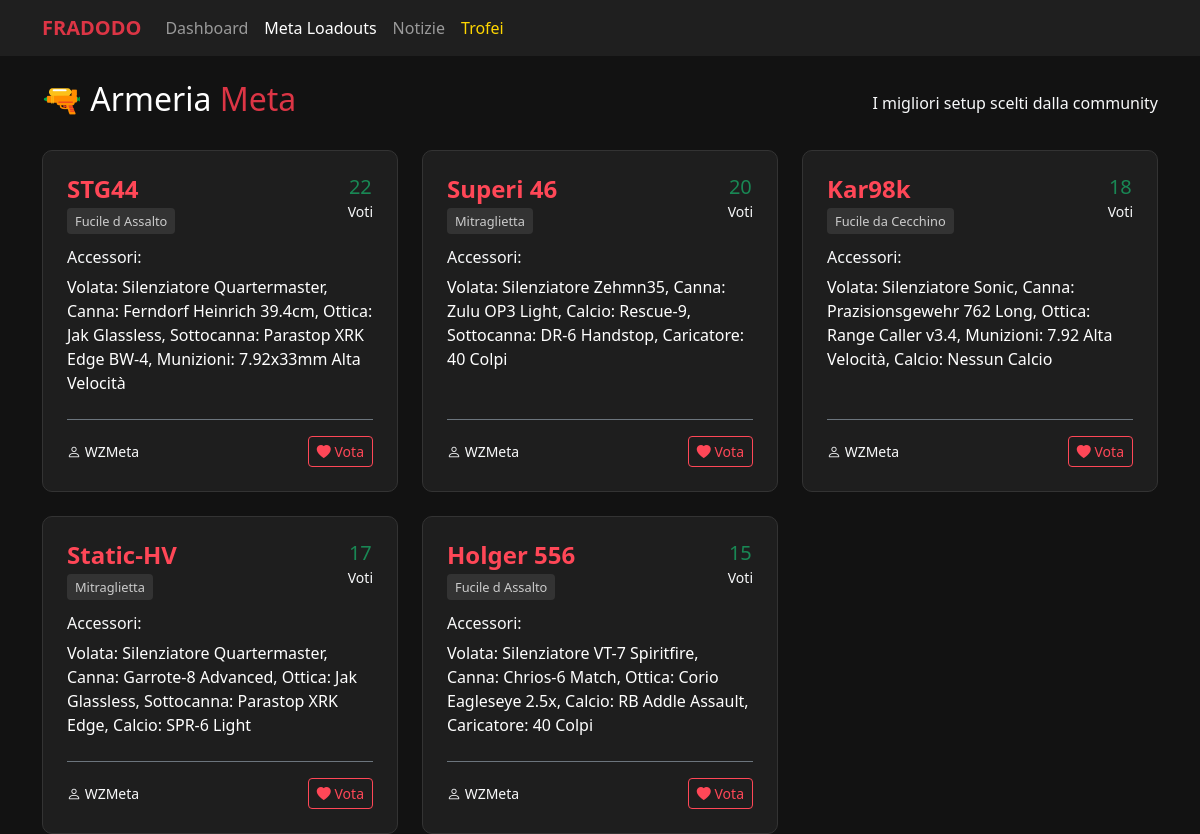
The page /loadouts on the database its author committed.
### tables this page shows
CREATE TABLE loadouts (id INTEGER PRIMARY KEY AUTOINCREMENT, weapon_name TEXT NOT NULL, category TEXT NOT NULL, attachments TEXT NOT NULL, author_id TEXT NOT NULL, author_name TEXT NOT NULL, votes INTEGER DEFAULT 0, created_at TIMESTAMP DEFAULT CURRENT_TIMESTAMP);

### web/app.py (the view)
@app.get("/loadouts", response_class=HTMLResponse)
async def loadouts(request: Request):
    loadouts_data = database.get_all_loadouts()
    return templates.TemplateResponse(request=request, name="loadouts.html", context={"loadouts": loadouts_data})

### web/templates/loadouts.html (shortened to what this page needs)
<!DOCTYPE html>
<html lang="it">
<head>
    <link href="https://cdn.jsdelivr.net/npm/bootstrap@5.3.0/dist/css/bootstrap.min.css" rel="stylesheet">
    <link rel="stylesheet" href="https://cdn.jsdelivr.net/npm/bootstrap-icons@1.11.1/font/bootstrap-icons.css">
</head>
<body>
    <nav class="navbar navbar-expand-lg navbar-dark mb-4">
        <div class="container">
            <a class="navbar-brand text-danger fw-bold" href="/">FRADODO</a>
            <div class="collapse navbar-collapse">
                <ul class="navbar-nav me-auto">
                    <li class="nav-item"><a class="nav-link" href="/">Dashboard</a></li>
                    <li class="nav-item"><a class="nav-link active" href="/loadouts">Meta Loadouts</a></li>
                    <li class="nav-item"><a class="nav-link" href="/news">Notizie</a></li>
                    <li class="nav-item"><a class="nav-link" href="/trofei" style="color:#ffd700;">Trofei</a></li>
                </ul>
            </div>
        </div>
    </nav>
    <div class="container">
        <div class="d-flex justify-content-between align-items-center mb-4">
            <h2>🔫 Armeria <span class="text-danger">Meta</span></h2>
            <p class="text-light mb-0">I migliori setup scelti dalla community</p>
        </div>
        <div class="row g-4">
            {% if loadouts %}
                {% for loadout in loadouts %}
                <div class="col-md-6 col-lg-4">
                    <div class="loadout-card p-4 h-100 d-flex flex-column">
                        <div class="d-flex justify-content-between align-items-start mb-3">
                            <div>
                                <h4 class="weapon-title mb-1">{{ loadout.weapon_name }}</h4>
                                <span class="category-badge">{{ loadout.category }}</span>
                            </div>
                            <div class="text-center">
                                <h5 class="mb-0 text-success" id="votes-{{ loadout.id }}">{{ loadout.votes }}</h5>
                                <small class="text-light">Voti</small>
                            </div>
                        </div>
                        <div class="mb-4 flex-grow-1">
                            <h6 class="text-light mb-2">Accessori:</h6>
                            <p class="mb-0 fs-6">{{ loadout.attachments }}</p>
                        </div>
                        <div class="d-flex justify-content-between align-items-center mt-auto pt-3 border-top border-secondary">
                            <small class="text-light"><i class="bi bi-person"></i> {{ loadout.author_name }}</small>
                            <button class="btn vote-btn btn-sm" onclick="voteLoadout({{ loadout.id }})">
                                <i class="bi bi-heart-fill"></i> Vota
                            </button>
                        </div>
                    </div>
                </div>
                {% endfor %}
            {% else %}
                <div class="col-12 text-center py-5">
                    <i class="bi bi-inbox fs-1 text-light"></i>
                    <h4 class="text-light mt-3">L'armeria è vuota!</h4>
                    <p class="text-light">Proponi il primo loadout dal canale Discord dedicato usando il bottone "Proponi un Loadout".</p>
                </div>
            {% endif %}
        </div>
    </div>
</body>
</html>

### web/templates/loadouts.html (style rules this page uses)
body { background-color: #121212; color: #ffffff; }
.navbar { background-color: #1f1f1f !important; }
.loadout-card { background-color: #1e1e1e; border: 1px solid #333; border-radius: 10px; transition: transform 0.2s; }
.weapon-title { color: #ff4757; font-weight: bold; }
.category-badge { background-color: #333; color: #ccc; font-size: 0.8rem; padding: 4px 8px; border-radius: 4px; }
.vote-btn { background-color: transparent; border: 1px solid #ff4757; color: #ff4757; }

### rows shown on the page
loadouts: weapon_name "STG44", category "Fucile d Assalto", votes "22", attachments "Volata: Silenziatore Quartermaster, Canna: Ferndorf Heinrich 39.4cm, Ottica: Jak Glassless, Sottocanna: Parastop XRK Edge BW-4, Munizioni: 7.92x33mm Alta Velocità", author_name "WZMeta"
loadouts: weapon_name "Superi 46", category "Mitraglietta", votes "20", attachments "Volata: Silenziatore Zehmn35, Canna: Zulu OP3 Light, Calcio: Rescue-9, Sottocanna: DR-6 Handstop, Caricatore: 40 Colpi", author_name "WZMeta"
loadouts: weapon_name "Kar98k", category "Fucile da Cecchino", votes "18", attachments "Volata: Silenziatore Sonic, Canna: Prazisionsgewehr 762 Long, Ottica: Range Caller v3.4, Munizioni: 7.92 Alta Velocità, Calcio: Nessun Calcio", author_name "WZMeta"
loadouts: weapon_name "Static-HV", category "Mitraglietta", votes "17", attachments "Volata: Silenziatore Quartermaster, Canna: Garrote-8 Advanced, Ottica: Jak Glassless, Sottocanna: Parastop XRK Edge, Calcio: SPR-6 Light", author_name "WZMeta"
loadouts: weapon_name "Holger 556", category "Fucile d Assalto", votes "15", attachments "Volata: Silenziatore VT-7 Spiritfire, Canna: Chrios-6 Match, Ottica: Corio Eagleseye 2.5x, Calcio: RB Addle Assault, Caricatore: 40 Colpi", author_name "WZMeta"
